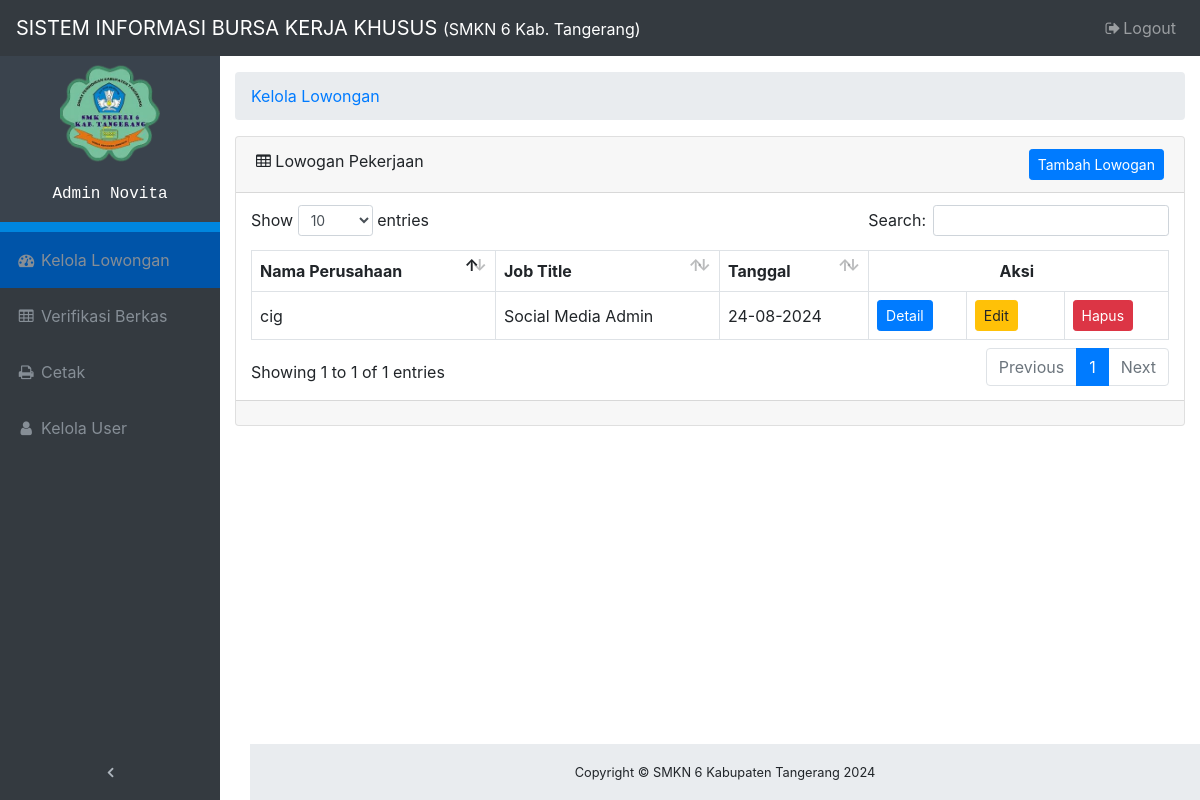
The app's page /admin/index.php (signed in) with its own data.
### tables this page shows
CREATE TABLE `lowongan` (
  `id` int NOT NULL,
  `perusahaan` varchar(255) NOT NULL,
  `title` varchar(255) NOT NULL,
  `deskripsi` text NOT NULL,
  `tanggal` varchar(255) NOT NULL
);

### admin/index.php (the view, shortened to what this page needs)
<?php
require_once("database.php");
$nama_user = isset($_SESSION["nama"]) ? $_SESSION["nama"] : '';
$role_user = isset($_SESSION["role"]) ? $_SESSION["role"] : '';
$statement = $db->query("SELECT * FROM lowongan ORDER BY id DESC");
$results = $statement->fetchAll(PDO::FETCH_ASSOC);
?>
<!DOCTYPE html>
<html lang="en">
<head>
    <link href="vendor/bootstrap/css/bootstrap.css" rel="stylesheet">
    <link href="vendor/font-awesome/css/font-awesome.min.css" rel="stylesheet" type="text/css">
    <link href="vendor/datatables/dataTables.bootstrap4.css" rel="stylesheet">
    <link href="css/admin.css" rel="stylesheet">
</head>
<body class="fixed-nav sticky-footer" id="page-top">
    <nav class="navbar navbar-expand-lg navbar-dark bg-dark fixed-top" id="mainNav">
        <a class="navbar-brand" href="index">SISTEM INFORMASI BURSA KERJA KHUSUS <small>(SMKN 6 Kab. Tangerang)</small></a>
        <div class="collapse navbar-collapse" id="navbarResponsive">
            <ul class="navbar-nav navbar-sidenav sidebar-menu" id="exampleAccordion">
            <li class="sidebar-profile nav-item" data-toggle="tooltip" data-placement="right" title="Admin">
                    <div class="profile-main">
                        <p class="image">
                            <img alt="image" src="images/logo.png" width="100">
                        </p>
                        <p>
                            <span class="user" style="font-family: monospace;"><?php echo $role_user; ?>&nbsp;<?php echo $nama_user; ?></span>
                        </p>
                    </div>
                </li>
                <li class="nav-item" data-toggle="tooltip" data-placement="right" title="Dashboard"style="background-color: #0054a8;">
                    <a class="nav-link" href="index">
                        <i class="fa fa-fw fa-dashboard"></i>
                        <span class="nav-link-text">Kelola Lowongan</span>
                    </a>
                </li>
                <li class="nav-item" data-toggle="tooltip" data-placement="right" title="Tables" >
                    <a class="nav-link" href="tables">
                        <i class="fa fa-fw fa-table"></i>
                        <span class="nav-link-text">Verifikasi Berkas</span>
                    </a>
                </li>
                <li class="nav-item" data-toggle="tooltip" data-placement="right" title="Export">
                    <a class="nav-link" href="export">
                        <i class="fa fa-fw fa-print"></i>
                        <span class="nav-link-text">Cetak</span>
                    </a>
                </li>
                <?php if ($role_user == 'Admin'): ?>
                <li class="nav-item" data-toggle="tooltip" data-placement="right" title="Export">
                    <a class="nav-link" href="user">
                        <i class="fa fa-fw fa-user"></i>
                        <span class="nav-link-text">Kelola User</span>
                    </a>
                </li>
                <?php endif; ?>
            </ul>
            <ul class="navbar-nav sidenav-toggler">
                <li class="nav-item">
                    <a class="nav-link text-center" id="sidenavToggler">
                        <i class="fa fa-fw fa-angle-left"></i>
                    </a>
                </li>
            </ul>
            <ul class="navbar-nav ml-auto">
                <li class="nav-item">
                    <a class="nav-link" data-toggle="modal" data-target="#exampleModal">
                        <i class="fa fa-fw fa-sign-out"></i>Logout
                    </a>
                </li>
            </ul>
        </div>
    </nav>
    <div class="content-wrapper">
        <div class="container-fluid">
            <ol class="breadcrumb">
                <li class="breadcrumb-item">
                    <a href="#">Kelola Lowongan</a>
                </li>
            </ol>
            <div class="card mb-3">
                <div class="card-header">
                    <i class="fa fa-table"></i> Lowogan Pekerjaan
                    <button class="btn btn-primary btn-sm float-right" data-toggle="modal" data-target="#addModal">Tambah Lowogan</button>
                </div>
                <div class="card-body">
                    <div class="table-responsive">
                        <table class="table table-bordered" id="dataTable" width="100%" cellspacing="0">
                            <thead>
                                <tr>
                                    <th>Nama Perusahaan</th>
                                    <th>Job Title</th>
                                    <th>Tanggal</th>
                                    <th class="th-no-border sorting_asc_disabled sorting_desc_disabled"></th>
                                    <th class="th-no-border sorting_asc_disabled sorting_desc_disabled" style="text-align:right">Aksi</th>
                                    <th class="sorting_asc_disabled sorting_desc_disabled"></th>
                                </tr>
                            </thead>
                            <tbody>
                                <?php foreach ($results as $key): ?>
                                <tr id="row_<?php echo $key['id']; ?>">
                                    <td><?php echo $key['perusahaan']; ?></td>
                                    <td><?php echo $key['title']; ?></td>
                                    <td><?php echo $key['tanggal']; ?></td>
                                    <td class="td-no-border">
                                        <button class="btn btn-primary btn-sm" data-toggle="modal" data-target="#detailModal" data-id="<?php echo $key['id']; ?>">Detail</button>
                                    </td>
                                    <td class="td-no-border">
                                        <button class="btn btn-warning btn-sm" data-toggle="modal" data-target="#editModal" data-id="<?php echo $key['id']; ?>">Edit</button>
                                    </td>
                                    <td class="td-no-border">
                                        <button class="btn btn-danger btn-sm" data-toggle="modal" data-target="#deleteModal" data-id="<?php echo $key['id']; ?>">Hapus</button>
                                    </td>
                                </tr>
                                <?php endforeach; ?>
                            </tbody>
                        </table>
                    </div>
                </div>
                <div class="card-footer small text-muted"></div>
            </div>
        </div>
        <footer class="sticky-footer">
            <div class="container">
                <div class="text-center">
                    <small>Copyright © SMKN 6 Kabupaten Tangerang 2024</small>
                </div>
            </div>
        </footer>
    </div>
</body>
</html>

### admin/css/admin.css (style rules this page uses)
html { position: relative; min-height: 100%; }
body { overflow-x: hidden; }
body.sticky-footer { margin-bottom: 56px; }
body.sticky-footer .content-wrapper { min-height: calc(100vh - 56px - 56px); }
body.fixed-nav { padding-top: 56px; }
.content-wrapper { min-height: calc(100vh - 56px); padding-top: 1rem; }
#mainNav .navbar-collapse { overflow: auto; max-height: 75vh; }
#mainNav .navbar-collapse .navbar-nav .nav-item .nav-link { cursor: pointer; }
#mainNav .navbar-collapse .sidenav-toggler { display: none; }
@media (min-width: 992px) { #mainNav .navbar-brand { width: 250px; } }
@media (min-width: 992px) { #mainNav .navbar-collapse { overflow: visible; max-height: none; } }
@media (min-width: 992px) { #mainNav .navbar-collapse .navbar-sidenav { position: absolute; top: 0; left: 0; -webkit-flex-direction: column; -ms-flex-direction: column; flex-direction: column; margin-top: 56px; } }
@media (min-width: 992px) { #mainNav .navbar-collapse .navbar-sidenav > .nav-item { width: 220px; padding: 0; } }
@media (min-width: 992px) { #mainNav .navbar-collapse .navbar-sidenav > .nav-item > .nav-link { padding: 1em; } }
#mainNav.fixed-top .sidenav-toggler { display: none; }
@media (min-width: 992px) { #mainNav.fixed-top .navbar-sidenav { height: calc(110vh - 112px); } }
@media (min-width: 992px) { #mainNav.fixed-top .sidenav-toggler { position: absolute; top: 0; left: 0; display: flex; -webkit-flex-direction: column; -ms-flex-direction: column; flex-direction: column; margin-top: calc(100vh - 56px); } }
@media (min-width: 992px) { #mainNav.fixed-top .sidenav-toggler > .nav-item { width: 220px; padding: 0; } }
@media (min-width: 992px) { #mainNav.fixed-top .sidenav-toggler > .nav-item > .nav-link { padding: 1em; } }
#mainNav.fixed-top.navbar-dark .sidenav-toggler a i { color: #adb5bd; }
.content-wrapper { overflow-x: hidden; background: white; }
@media (min-width: 992px) { .content-wrapper { margin-left: 220px; } }
#sidenavToggler i { font-weight: 800; }
#mainNav.navbar-dark .navbar-collapse .navbar-sidenav > .nav-item > .nav-link { color: #868e96; }
@media (min-width: 992px) { #mainNav.navbar-dark .navbar-collapse .navbar-sidenav { background: #343a40; } }
footer.sticky-footer { position: absolute; right: 0; bottom: 0; width: 100%; height: 56px; background-color: #e9ecef; line-height: 55px; }
@media (min-width: 992px) { footer.sticky-footer { width: calc(100% - 250px); } }
ul.sidebar-menu li.sidebar-profile { background-color: #3A434D; padding: 10px; color: #fff; text-align: center; border-bottom: 10px solid #0086df; }
ul.sidebar-menu li.sidebar-profile .image img { border-radius: 0%; }
ul.sidebar-menu li.sidebar-profile .profile-main { margin-top: 8px; }
table th.th-no-border { border: none; }

### records on screen
lowongan: perusahaan "cig", title "Social Media Admin", tanggal "24-08-2024"

### other values on screen
$role_user "Admin"
$nama_user "Novita"
